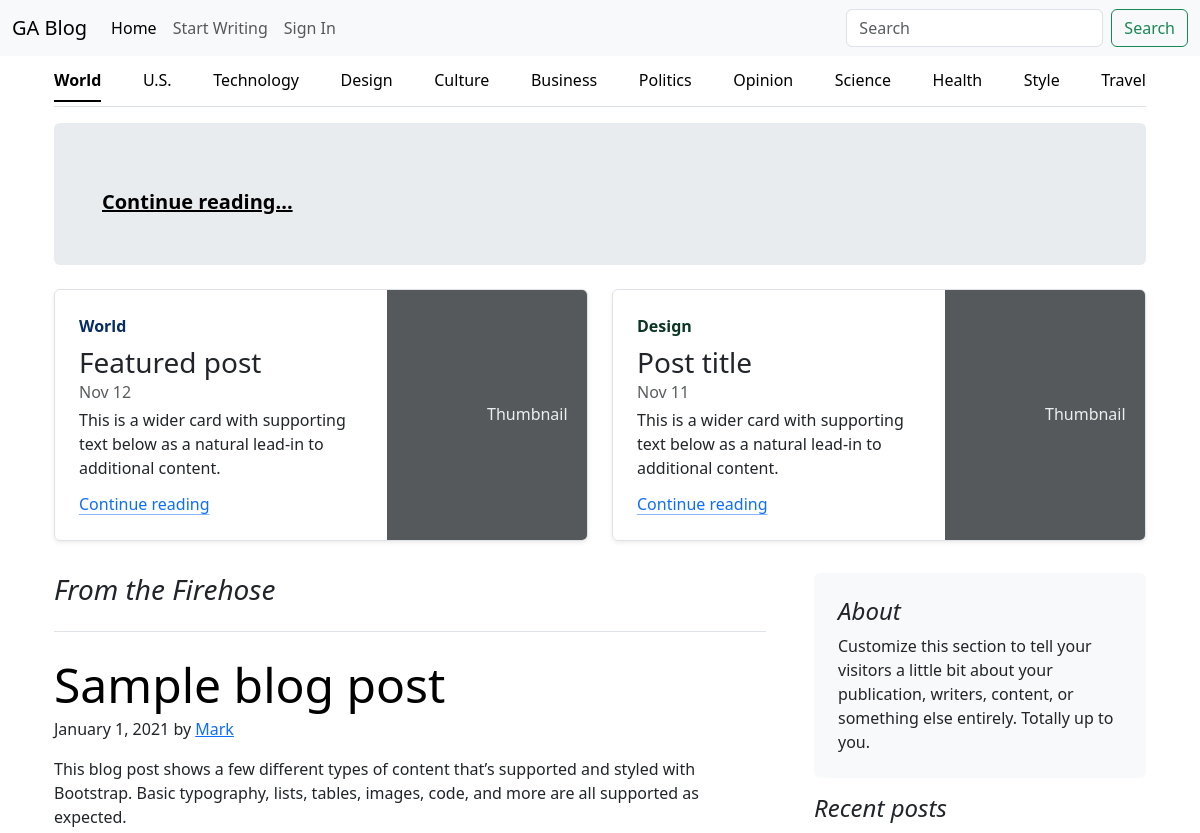
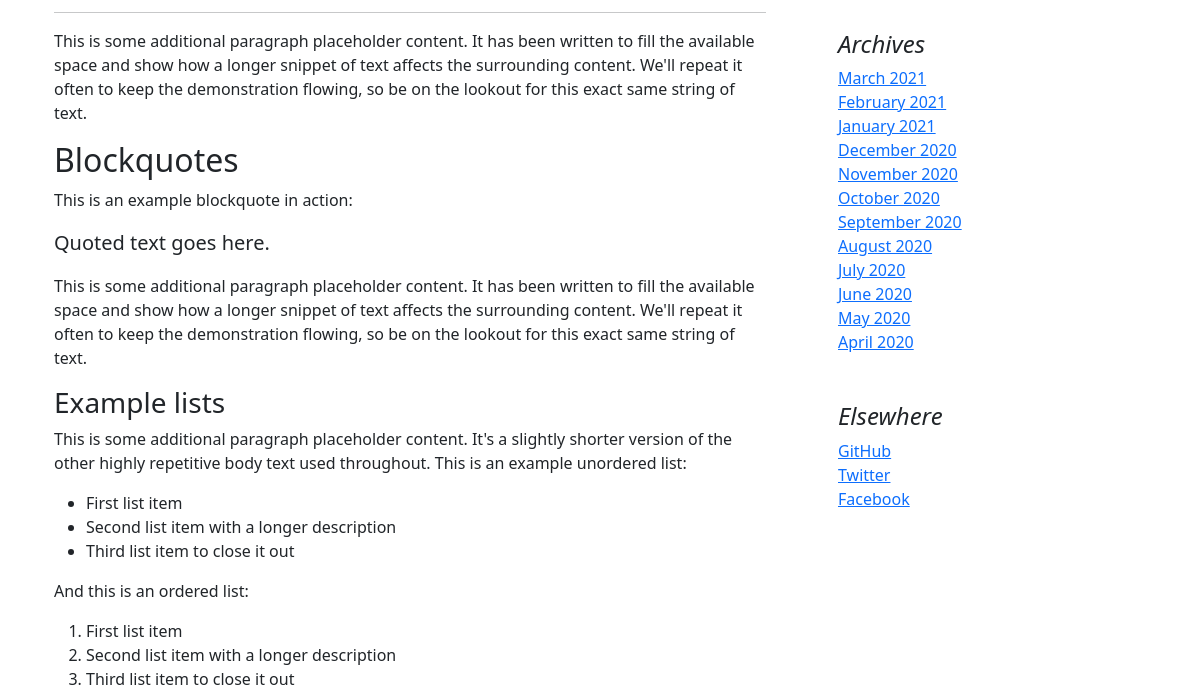
The app's page / (upper part), older data (2 pictures, top to bottom).
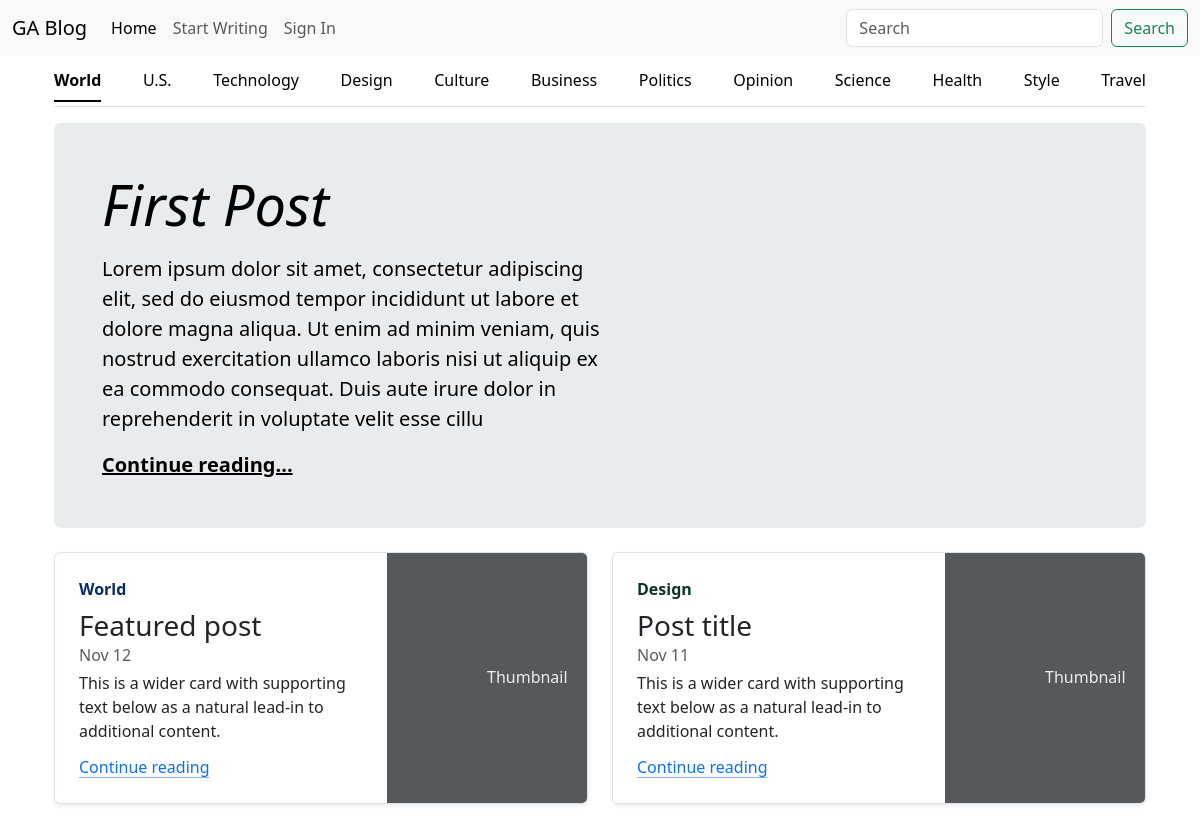
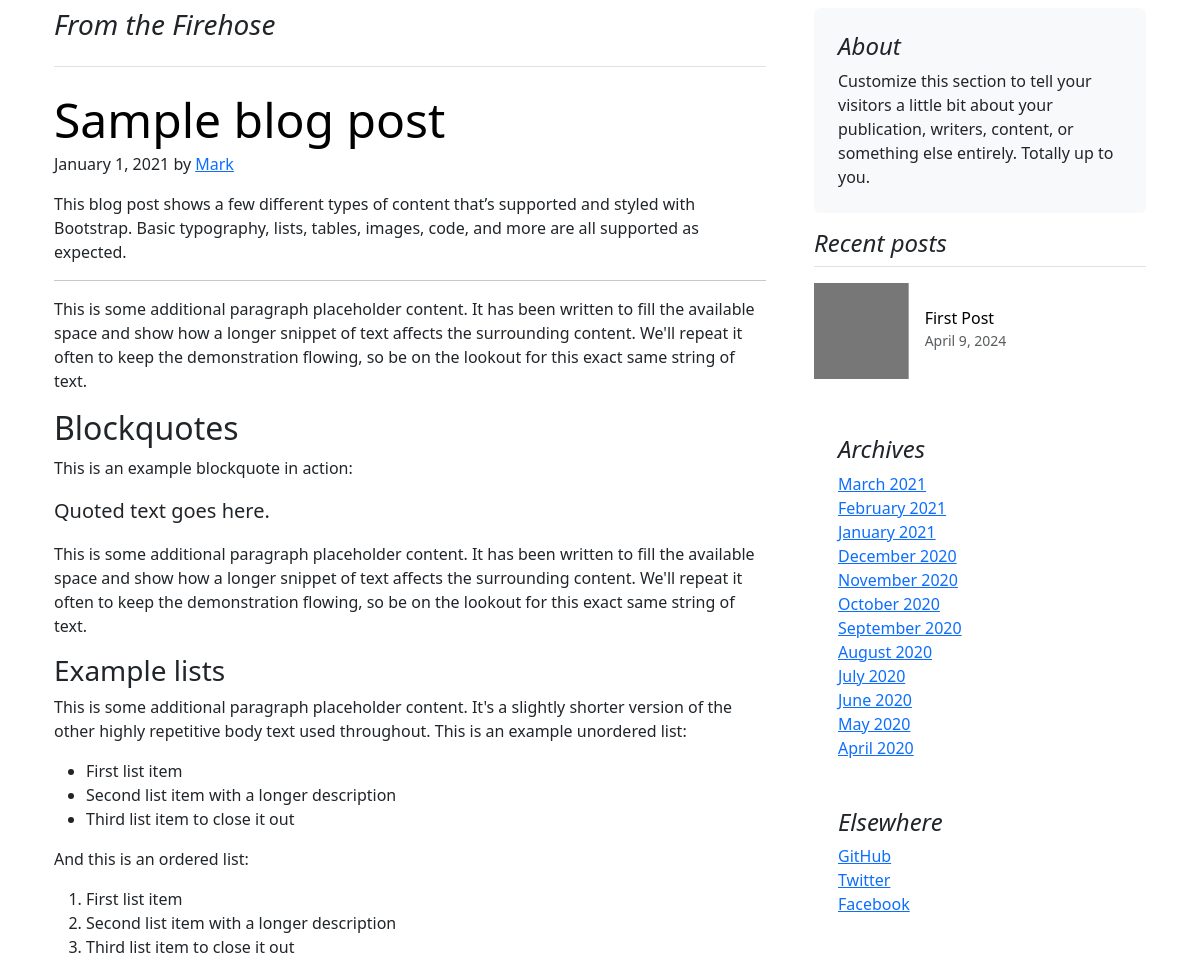
The same page, newer data (2 pictures, top to bottom).
### blog/models.py (models this page shows, shortened)
class BaseModel(models.Model):
    created_at = models.DateTimeField(auto_now_add=True)
    updated_at = models.DateTimeField(auto_now=True)
    class Meta:
        abstract = True

class Post(BaseModel, models.Model):
    title = models.CharField(max_length=200)
    quote = models.TextField(max_length=300)
    content = models.TextField()
    image = models.ImageField(upload_to='images/', null=False, blank=False)
    author = models.ForeignKey(User, on_delete=models.CASCADE, related_name='posts')
    category = models.CharField(max_length=2, choices=CategoriesEnum.choices, default=CategoriesEnum.TECH)
    views = models.PositiveIntegerField(default=0)

### blog/views.py (the view)
# urls.py: path('', blog_views.index, name=''),
def index(request):
    articles = Post.objects.all()
    recent_articles = Post.objects.order_by('-created_at')[:3]
    featured_article = Post.objects.order_by('-views').first()
    return render(request, 'index.html', {'articles': articles,
                                          'recent_articles': recent_articles,
                                          'featured_article': featured_article})

### blog/templates/index.html (shortened to what this page needs)
{% extends 'base.html' %}
{% block body %}
<div class="container container-lg">
    <div class="nav-scroller py-1 mb-3 border-bottom">
      <nav class="nav nav-underline justify-content-between">
        <a class="nav-item nav-link link-body-emphasis active" href="#">World</a>
        <a class="nav-item nav-link link-body-emphasis" href="#">U.S.</a>
        <a class="nav-item nav-link link-body-emphasis" href="#">Technology</a>
        <a class="nav-item nav-link link-body-emphasis" href="#">Design</a>
        <a class="nav-item nav-link link-body-emphasis" href="#">Culture</a>
        <a class="nav-item nav-link link-body-emphasis" href="#">Business</a>
        <a class="nav-item nav-link link-body-emphasis" href="#">Politics</a>
        <a class="nav-item nav-link link-body-emphasis" href="#">Opinion</a>
        <a class="nav-item nav-link link-body-emphasis" href="#">Science</a>
        <a class="nav-item nav-link link-body-emphasis" href="#">Health</a>
        <a class="nav-item nav-link link-body-emphasis" href="#">Style</a>
        <a class="nav-item nav-link link-body-emphasis" href="#">Travel</a>
      </nav>
    </div>
  </div>
  <main class="container">
    <div class="p-4 p-md-5 mb-4 rounded text-body-emphasis bg-body-secondary">
      <div class="col-lg-6 px-0">
        <h1 class="display-4 fst-italic">{{featured_article.title}}</h1>
        <p class="lead my-3">{{featured_article.quote}}</p>
        <p class="lead mb-0"><a href="{% url 'post_detail' pk=featured_article.pk %}" class="text-body-emphasis fw-bold">Continue reading...</a></p>
      </div>
    </div>
    <div class="row mb-2">
      <div class="col-md-6">
        <div class="row g-0 border rounded overflow-hidden flex-md-row mb-4 shadow-sm h-md-250 position-relative">
          <div class="col p-4 d-flex flex-column position-static">
            <strong class="d-inline-block mb-2 text-primary-emphasis">World</strong>
            <h3 class="mb-0">Featured post</h3>
            <div class="mb-1 text-body-secondary">Nov 12</div>
            <p class="card-text mb-auto">This is a wider card with supporting text below as a natural lead-in to additional content.</p>
            <a href="#" class="icon-link gap-1 icon-link-hover stretched-link">
              Continue reading
              <svg class="bi"><use xlink:href="#chevron-right"/></svg>
            </a>
          </div>
          <div class="col-auto d-none d-lg-block">
            <svg class="bd-placeholder-img" width="200" height="250" xmlns="http://www.w3.org/2000/svg" role="img" aria-label="Placeholder: Thumbnail" preserveAspectRatio="xMidYMid slice" focusable="false"><title>Placeholder</title><rect width="100%" height="100%" fill="#55595c"/><text x="50%" y="50%" fill="#eceeef" dy=".3em">Thumbnail</text></svg>
          </div>
        </div>
      </div>
      <div class="col-md-6">
        <div class="row g-0 border rounded overflow-hidden flex-md-row mb-4 shadow-sm h-md-250 position-relative">
          <div class="col p-4 d-flex flex-column position-static">
            <strong class="d-inline-block mb-2 text-success-emphasis">Design</strong>
            <h3 class="mb-0">Post title</h3>
            <div class="mb-1 text-body-secondary">Nov 11</div>
            <p class="mb-auto">This is a wider card with supporting text below as a natural lead-in to additional content.</p>
            <a href="#" class="icon-link gap-1 icon-link-hover stretched-link">
              Continue reading
              <svg class="bi"><use xlink:href="#chevron-right"/></svg>
            </a>
          </div>
          <div class="col-auto d-none d-lg-block">
            <svg class="bd-placeholder-img" width="200" height="250" xmlns="http://www.w3.org/2000/svg" role="img" aria-label="Placeholder: Thumbnail" preserveAspectRatio="xMidYMid slice" focusable="false"><title>Placeholder</title><rect width="100%" height="100%" fill="#55595c"/><text x="50%" y="50%" fill="#eceeef" dy=".3em">Thumbnail</text></svg>
          </div>
        </div>
      </div>
    </div>
    <div class="row g-5">
      <div class="col-md-8">
        <h3 class="pb-4 mb-4 fst-italic border-bottom">
          From the Firehose
        </h3>
        <article class="blog-post">
          <h2 class="display-5 link-body-emphasis mb-1">Sample blog post</h2>
          <p class="blog-post-meta">January 1, 2021 by <a href="#">Mark</a></p>
          <p>This blog post shows a few different types of content that’s supported and styled with Bootstrap. Basic typography, lists, tables, images, code, and more are all supported as expected.</p>
          <hr>
          <p>This is some additional paragraph placeholder content. It has been written to fill the available space and show how a longer snippet of text affects the surrounding content. We'll repeat it often to keep the demonstration flowing, so be on the lookout for this exact same string of text.</p>
          <h2>Blockquotes</h2>
          <p>This is an example blockquote in action:</p>
          <blockquote class="blockquote">
            <p>Quoted text goes here.</p>
          </blockquote>
          <p>This is some additional paragraph placeholder content. It has been written to fill the available space and show how a longer snippet of text affects the surrounding content. We'll repeat it often to keep the demonstration flowing, so be on the lookout for this exact same string of text.</p>
          <h3>Example lists</h3>
          <p>This is some additional paragraph placeholder content. It's a slightly shorter version of the other highly repetitive body text used throughout. This is an example unordered list:</p>
          <ul>
            <li>First list item</li>
            <li>Second list item with a longer description</li>
            <li>Third list item to close it out</li>
          </ul>
          <p>And this is an ordered list:</p>
          <ol>
            <li>First list item</li>
            <li>Second list item with a longer description</li>
            <li>Third list item to close it out</li>
          </ol>
        </article>
      </div>
      <div class="col-md-4">
        <div class="position-sticky" style="top: 2rem;">
          <div class="p-4 mb-3 bg-body-tertiary rounded">
            <h4 class="fst-italic">About</h4>
            <p class="mb-0">Customize this section to tell your visitors a little bit about your publication, writers, content, or something else entirely. Totally up to you.</p>
          </div>
          <div>
            <h4 class="fst-italic">Recent posts</h4>
            <ul class="list-unstyled">
              {% for article in recent_articles %}
              <li>
                <a class="d-flex flex-column flex-lg-row gap-3 align-items-start align-items-lg-center py-3 link-body-emphasis text-decoration-none border-top" href="#">
                  <svg class="bd-placeholder-img" width="100%" height="96" xmlns="http://www.w3.org/2000/svg" aria-hidden="true" preserveAspectRatio="xMidYMid slice" focusable="false"><rect width="100%" height="100%" fill="#777"/></svg>
                  <div class="col-lg-8">
                    <h6 class="mb-0">{{article.title}}</h6>
                    <small class="text-body-secondary">{{article.created_at|date}}</small>
                  </div>
                </a>
              </li>
              {% endfor %}
            </ul>
          </div>
          <div class="p-4">
            <h4 class="fst-italic">Archives</h4>
            <ol class="list-unstyled mb-0">
              <li><a href="#">March 2021</a></li>
              <li><a href="#">February 2021</a></li>
              <li><a href="#">January 2021</a></li>
              <li><a href="#">December 2020</a></li>
              <li><a href="#">November 2020</a></li>
              <li><a href="#">October 2020</a></li>
              <li><a href="#">September 2020</a></li>
              <li><a href="#">August 2020</a></li>
              <li><a href="#">July 2020</a></li>
              <li><a href="#">June 2020</a></li>
              <li><a href="#">May 2020</a></li>
              <li><a href="#">April 2020</a></li>
            </ol>
          </div>
          <div class="p-4">
            <h4 class="fst-italic">Elsewhere</h4>
            <ol class="list-unstyled">
              <li><a href="#">GitHub</a></li>
              <li><a href="#">Twitter</a></li>
              <li><a href="#">Facebook</a></li>
            </ol>
          </div>
        </div>
      </div>
    </div>
  </main>
{% endblock %}

### blog/templates/base.html (shortened to what this page needs)
<!doctype html>
<html lang="en">
  <head>
    <link href="https://cdn.jsdelivr.net/npm/bootstrap@5.3.3/dist/css/bootstrap.min.css" rel="stylesheet">
  </head>
  <body>
    <nav class="navbar navbar-expand-lg bg-body-tertiary">
      <div class="container-fluid">
        <a class="navbar-brand" href="{% url '' %}">GA Blog</a>
        <div class="collapse navbar-collapse" id="navbarSupportedContent">
          <ul class="navbar-nav me-auto mb-2 mb-lg-0">
            <li class="nav-item">
              <a class="nav-link active" aria-current="page" href="{% url '' %}">Home</a>
            </li>
            {% if user.is_authenticated %}
            <li class="nav-item d-flex">
              <a class="nav-link" href="{% url 'create_post' %}">Publish</a>
            </li>
            <li class="nav-item d-flex">
              <a class="nav-link" href="{% url 'logout' %}">Log Out</a>
            </li>
            {% else %}
            <li class="nav-item d-flex">
              <a class="nav-link" href="{% url 'signup' %}">Start Writing</a>
            </li>
            <li class="nav-item d-flex">
              <a class="nav-link" href="{% url 'login' %}">Sign In</a>
            </li>
            {% endif %}
          </ul>
          <form class="d-flex" role="search">
            <input class="form-control me-2" type="search" placeholder="Search" aria-label="Search">
            <button class="btn btn-outline-success" type="submit">Search</button>
          </form>
        </div>
      </div>
    </nav>
    <div class="container container-lg">
      {% block body %}
      {% endblock %}
    </div>
  </body>
</html>

Row changes from the older to the newer data that the page shows:
added Post: title "First Post", quote "Lorem ipsum dolor sit amet, consectetur adipiscing elit, sed do eiusmod tempor incididunt ut labore et dolore magna aliqua. Ut enim ad minim veniam, quis nostrud exercitation ullamco laboris nisi ut aliquip ex ea commodo consequat. Duis aute irure dolor in reprehenderit in voluptate velit esse cillu", created_at "April 9, 2024"
